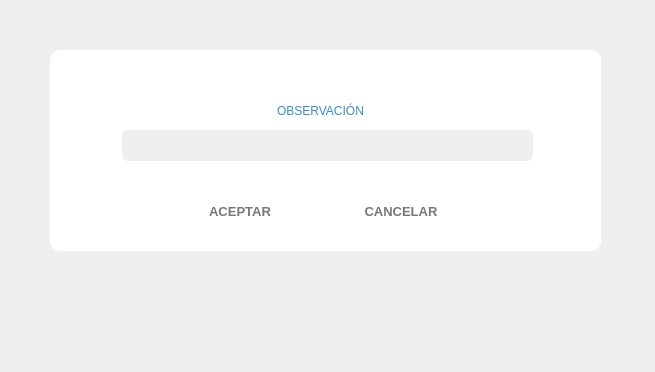
<?xml version="1.0" encoding="UTF-8"?>
<ui version="4.0">
 <class>ObservationSeletionScreen</class>
 <widget class="QDialog" name="ObservationSeletionScreen">
  <property name="geometry">
   <rect>
    <x>0</x>
    <y>0</y>
    <width>655</width>
    <height>372</height>
   </rect>
  </property>
  <property name="windowTitle">
   <string>Dialog</string>
  </property>
  <widget class="QLabel" name="label">
   <property name="geometry">
    <rect>
     <x>260</x>
     <y>100</y>
     <width>121</width>
     <height>21</height>
    </rect>
   </property>
   <property name="styleSheet">
    <string notr="true">font: 63 12pt &quot;Segoe UI Semibold&quot;;
color: rgb(54, 141, 206);</string>
   </property>
   <property name="text">
    <string>OBSERVACIÓN</string>
   </property>
   <property name="alignment">
    <set>Qt::AlignCenter</set>
   </property>
  </widget>
  <widget class="MyLabelShine" name="label_background">
   <property name="geometry">
    <rect>
     <x>50</x>
     <y>50</y>
     <width>551</width>
     <height>201</height>
    </rect>
   </property>
   <property name="styleSheet">
    <string notr="true">background-color: #FFFFFF; 
border-radius: 10px;
/*border: 2px solid #368DCE;*/</string>
   </property>
   <property name="text">
    <string/>
   </property>
   <property name="alignment">
    <set>Qt::AlignCenter</set>
   </property>
  </widget>
  <widget class="QPushButton" name="pb_close">
   <property name="geometry">
    <rect>
     <x>560</x>
     <y>60</y>
     <width>25</width>
     <height>25</height>
    </rect>
   </property>
   <property name="minimumSize">
    <size>
     <width>0</width>
     <height>0</height>
    </size>
   </property>
   <property name="styleSheet">
    <string notr="true">border-image: url(:/icons/close.png);
color: rgb(255, 255, 255);</string>
   </property>
   <property name="text">
    <string/>
   </property>
   <property name="autoDefault">
    <bool>true</bool>
   </property>
   <property name="flat">
    <bool>true</bool>
   </property>
  </widget>
  <widget class="QLabel" name="lb_logo">
   <property name="geometry">
    <rect>
     <x>60</x>
     <y>60</y>
     <width>39</width>
     <height>31</height>
    </rect>
   </property>
   <property name="minimumSize">
    <size>
     <width>0</width>
     <height>0</height>
    </size>
   </property>
   <property name="maximumSize">
    <size>
     <width>200</width>
     <height>240</height>
    </size>
   </property>
   <property name="styleSheet">
    <string notr="true">border-image: url(:/icons/app_logo.png);</string>
   </property>
   <property name="text">
    <string/>
   </property>
   <property name="scaledContents">
    <bool>false</bool>
   </property>
   <property name="alignment">
    <set>Qt::AlignCenter</set>
   </property>
   <property name="wordWrap">
    <bool>false</bool>
   </property>
  </widget>
  <widget class="QWidget" name="layoutWidget">
   <property name="geometry">
    <rect>
     <x>190</x>
     <y>200</y>
     <width>261</width>
     <height>23</height>
    </rect>
   </property>
   <layout class="QHBoxLayout" name="horizontalLayout_2">
    <item>
     <widget class="QPushButton" name="pb_aceptar">
      <property name="minimumSize">
       <size>
        <width>100</width>
        <height>0</height>
       </size>
      </property>
      <property name="font">
       <font>
        <family>Segoe UI</family>
        <pointsize>10</pointsize>
        <weight>75</weight>
        <bold>true</bold>
       </font>
      </property>
      <property name="styleSheet">
       <string notr="true">border-radius: 10px;
color:rgb(120, 120, 120);</string>
      </property>
      <property name="text">
       <string>ACEPTAR</string>
      </property>
      <property name="icon">
       <iconset resource="assets.qrc">
        <normaloff>:/icons/accept.png</normaloff>:/icons/accept.png</iconset>
      </property>
      <property name="iconSize">
       <size>
        <width>20</width>
        <height>20</height>
       </size>
      </property>
      <property name="flat">
       <bool>true</bool>
      </property>
     </widget>
    </item>
    <item>
     <spacer name="horizontalSpacer_3">
      <property name="orientation">
       <enum>Qt::Horizontal</enum>
      </property>
      <property name="sizeHint" stdset="0">
       <size>
        <width>40</width>
        <height>20</height>
       </size>
      </property>
     </spacer>
    </item>
    <item>
     <widget class="QPushButton" name="pb_cancelar">
      <property name="minimumSize">
       <size>
        <width>100</width>
        <height>0</height>
       </size>
      </property>
      <property name="font">
       <font>
        <family>Segoe UI</family>
        <pointsize>10</pointsize>
        <weight>75</weight>
        <bold>true</bold>
       </font>
      </property>
      <property name="styleSheet">
       <string notr="true">border-radius: 10px;
color:rgb(120, 120, 120);</string>
      </property>
      <property name="text">
       <string>CANCELAR</string>
      </property>
      <property name="icon">
       <iconset resource="assets.qrc">
        <normaloff>:/icons/cancel.png</normaloff>:/icons/cancel.png</iconset>
      </property>
      <property name="iconSize">
       <size>
        <width>20</width>
        <height>20</height>
       </size>
      </property>
      <property name="flat">
       <bool>true</bool>
      </property>
     </widget>
    </item>
   </layout>
  </widget>
  <widget class="MyLineEditShine" name="le_observacion">
   <property name="geometry">
    <rect>
     <x>122</x>
     <y>130</y>
     <width>411</width>
     <height>31</height>
    </rect>
   </property>
   <property name="font">
    <font>
     <family>Segoe UI</family>
     <pointsize>10</pointsize>
    </font>
   </property>
   <property name="styleSheet">
    <string notr="true">background-color: #EFEFEF; 
border-radius: 6px;
color:rgb(50, 50, 50);</string>
   </property>
   <property name="alignment">
    <set>Qt::AlignCenter</set>
   </property>
  </widget>
  <zorder>label_background</zorder>
  <zorder>label</zorder>
  <zorder>pb_close</zorder>
  <zorder>lb_logo</zorder>
  <zorder>layoutWidget</zorder>
  <zorder>le_observacion</zorder>
 </widget>
 <customwidgets>
  <customwidget>
   <class>MyLabelShine</class>
   <extends>QLabel</extends>
   <header location="global">mylabelshine.h</header>
  </customwidget>
  <customwidget>
   <class>MyLineEditShine</class>
   <extends>QLineEdit</extends>
   <header location="global">mylineeditshine.h</header>
  </customwidget>
 </customwidgets>
 <resources>
  <include location="assets.qrc"/>
 </resources>
 <connections/>
</ui>
